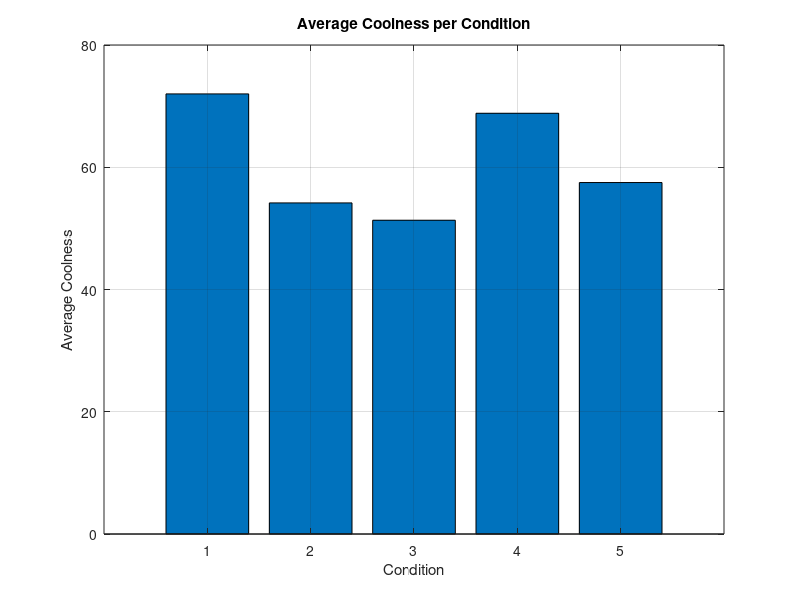

This chart was generated by the following MATLAB code:
coolness = round(rand(30, 1) * 100);
condition = repelem(1:5, 6);  % Create an array with each number repeated 6 times
condition = condition(randperm(length(condition)))';  % Randomize the order

unique_conditions = unique(condition);                % Get the unique condition values
avg_coolness = arrayfun(@(x) mean(coolness(condition == x)), unique_conditions);

% Plot the results
figure;
bar(unique_conditions, avg_coolness);                 % Bar plot of averages
xlabel('Condition');                                  % Label for x-axis
ylabel('Average Coolness');                           % Label for y-axis
title('Average Coolness per Condition');             % Title
grid on;    